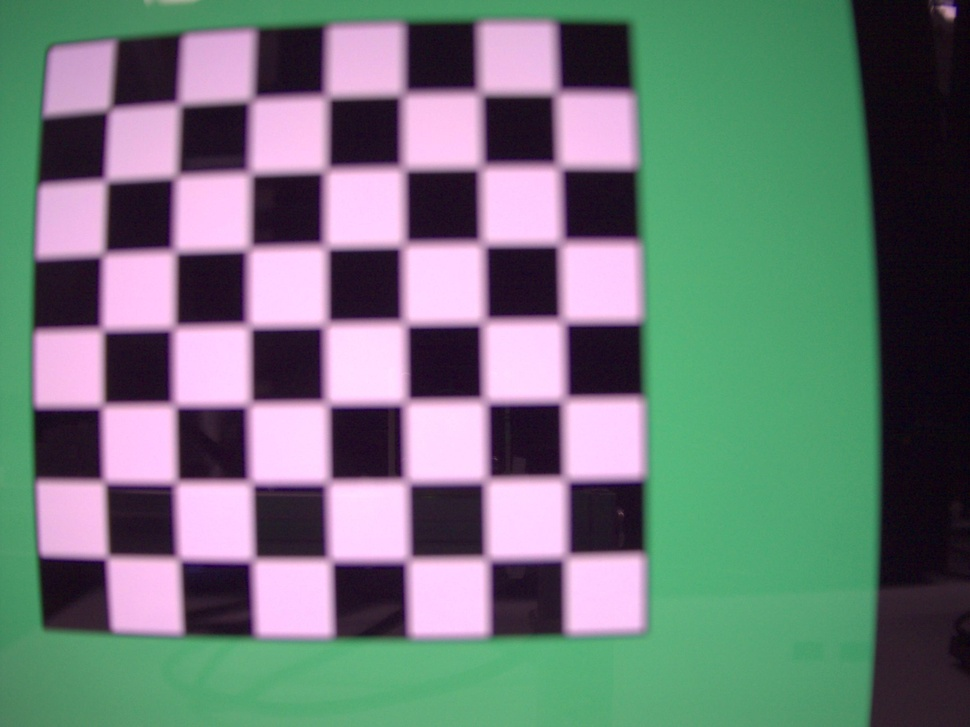
#> input picture lab3/raw/c_left.jpg, 970 x 727 px, shrunk from 2592 x 1944 before the run
$ python -i motion_blur.py   (imports and definitions only)
#> lines starting #> are read from the running program, lines starting #| are printed output that depends on the picture
import cv2
import numpy as np
from tqdm import tqdm

def blur(image, degree=12, angle=45):
    image = np.array(image)
    # 这里生成任意角度的运动模糊kernel的矩阵， degree越大，模糊程度越高
    M = cv2.getRotationMatrix2D((degree / 2, degree / 2), angle, 1)
    motion_blur_kernel = np.diag(np.ones(degree))
    motion_blur_kernel = cv2.warpAffine(motion_blur_kernel, M, (degree, degree))
    motion_blur_kernel = motion_blur_kernel / degree
    blurred = cv2.filter2D(image, -1, motion_blur_kernel)
    # convert to uint8
    cv2.normalize(blurred, blurred, 0, 255, cv2.NORM_MINMAX)
    blurred = np.array(blurred, dtype=np.uint8)
    return blurred

# [5 lines not run here, left out]

>>> import cv2
>>> picture = cv2.imread('../../../../lab3/raw/c_left.jpg')
#> picture is the input picture: shape (727, 970, 3); mean B, G, R 121.5, 121.9, 110.4
>>> result = blur(picture)
#> in blur, `blurred = cv2.filter2D(image, -1, motion_blur_kernel)`:
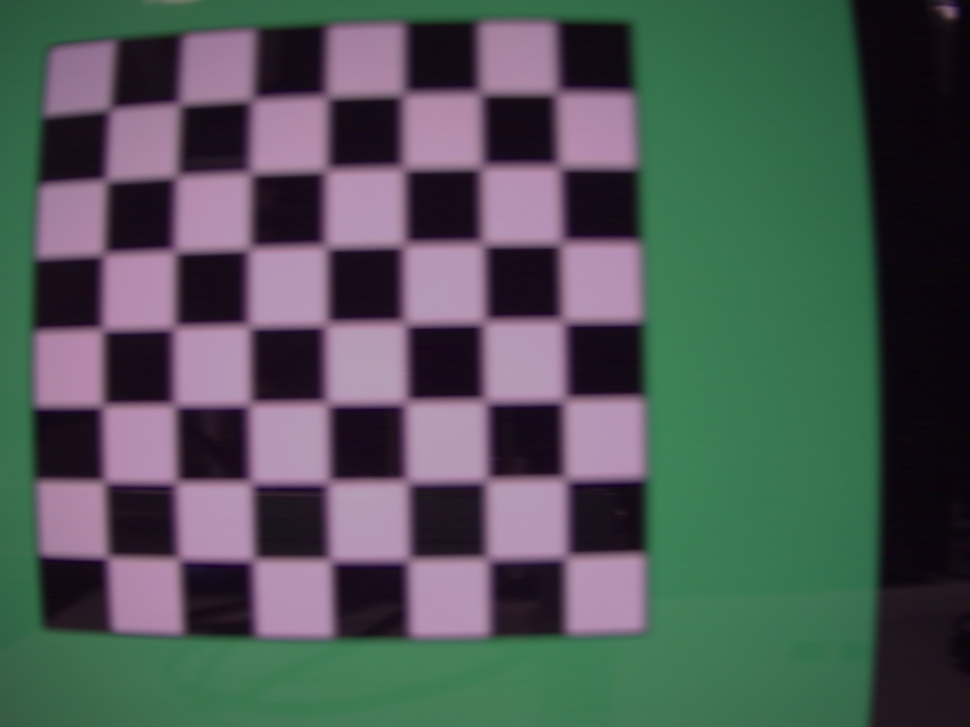
#> blurred: shape (727, 970, 3); mean B, G, R 86.7, 87, 78.8

$ run again, on lab3/raw/c_right.jpg
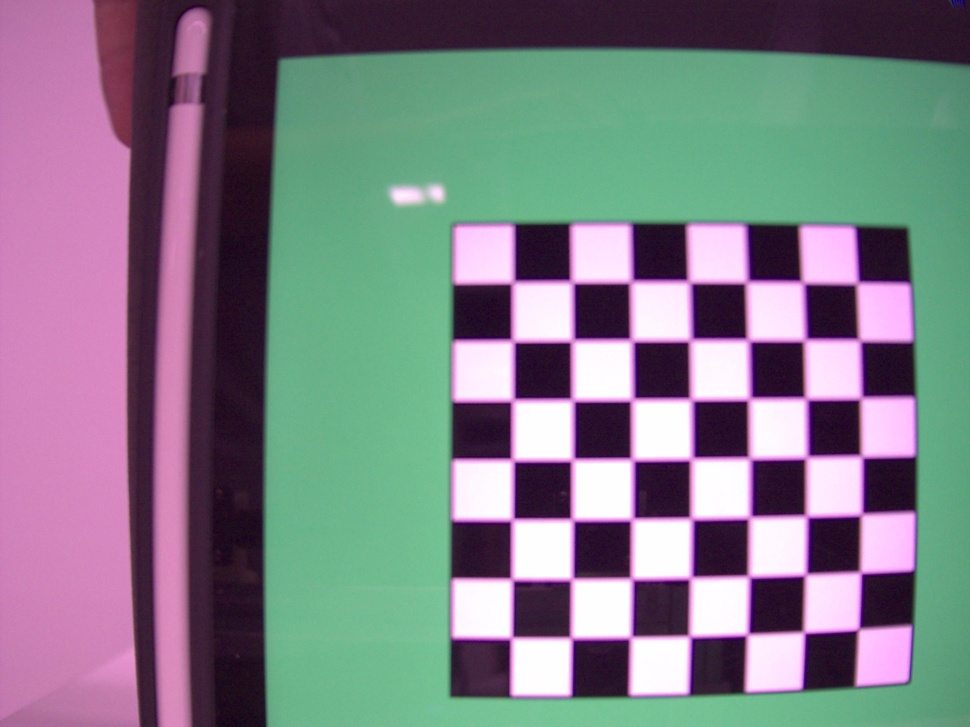
#> input picture lab3/raw/c_right.jpg, 970 x 727 px, shrunk from 2592 x 1944 before the run
#> picture is the input picture: shape (727, 970, 3); mean B, G, R 134.8, 126.1, 127.5
#> in blur, `blurred = cv2.filter2D(image, -1, motion_blur_kernel)`:
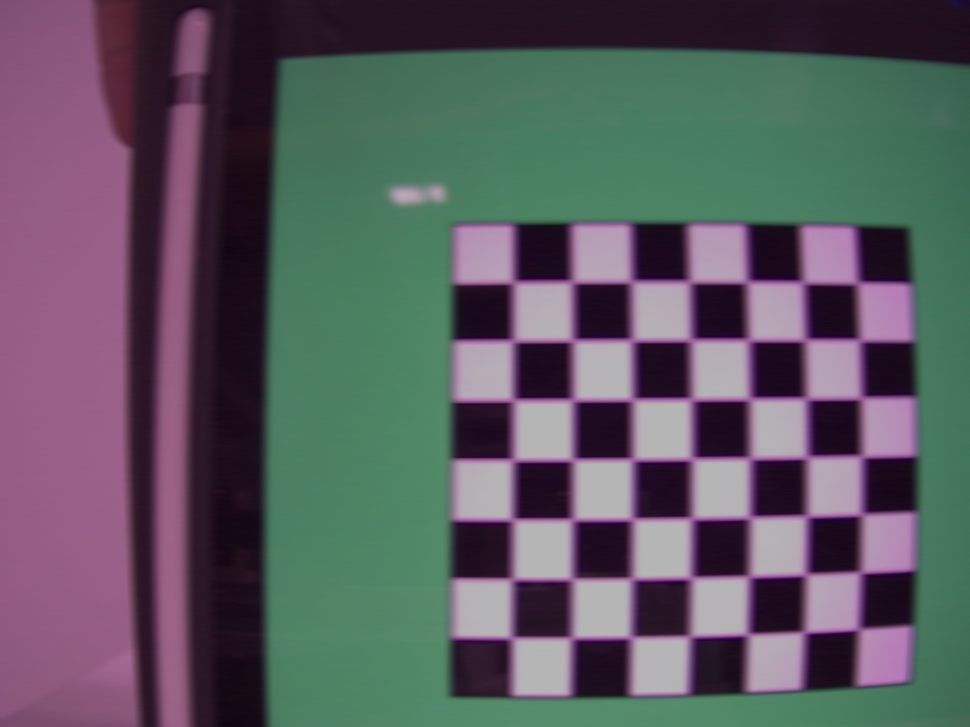
#> blurred: shape (727, 970, 3); mean B, G, R 96.2, 90, 91
#> in blur, `cv2.normalize(blurred, blurred, 0, 255, cv2.NORM_MINMAX)`:
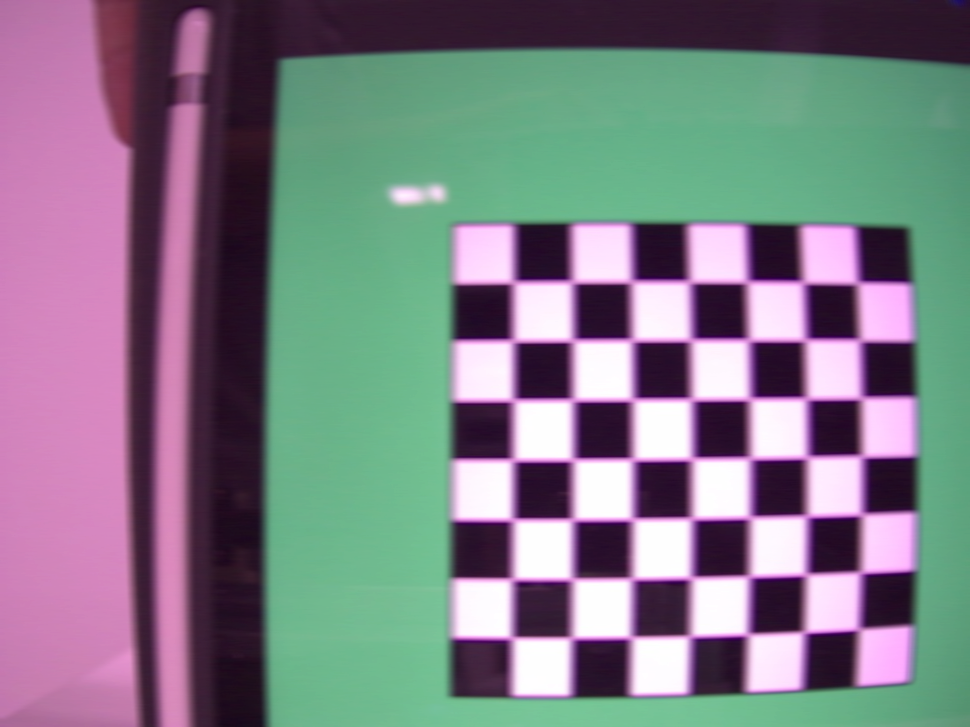
#> blurred: shape (727, 970, 3); mean B, G, R 134.9, 126.1, 127.5

$ run again, on lab3/raw/center1.jpg
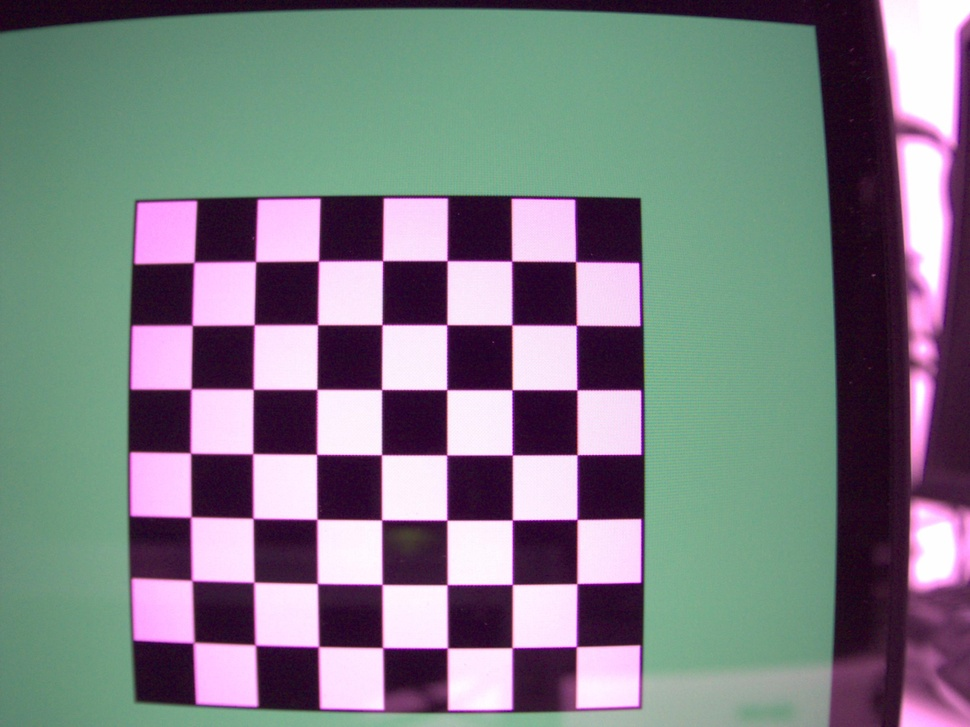
#> input picture lab3/raw/center1.jpg, 970 x 727 px, shrunk from 2592 x 1944 before the run
#> picture is the input picture: shape (727, 970, 3); mean B, G, R 132.4, 126.9, 124.7
#> in blur, `blurred = cv2.filter2D(image, -1, motion_blur_kernel)`:
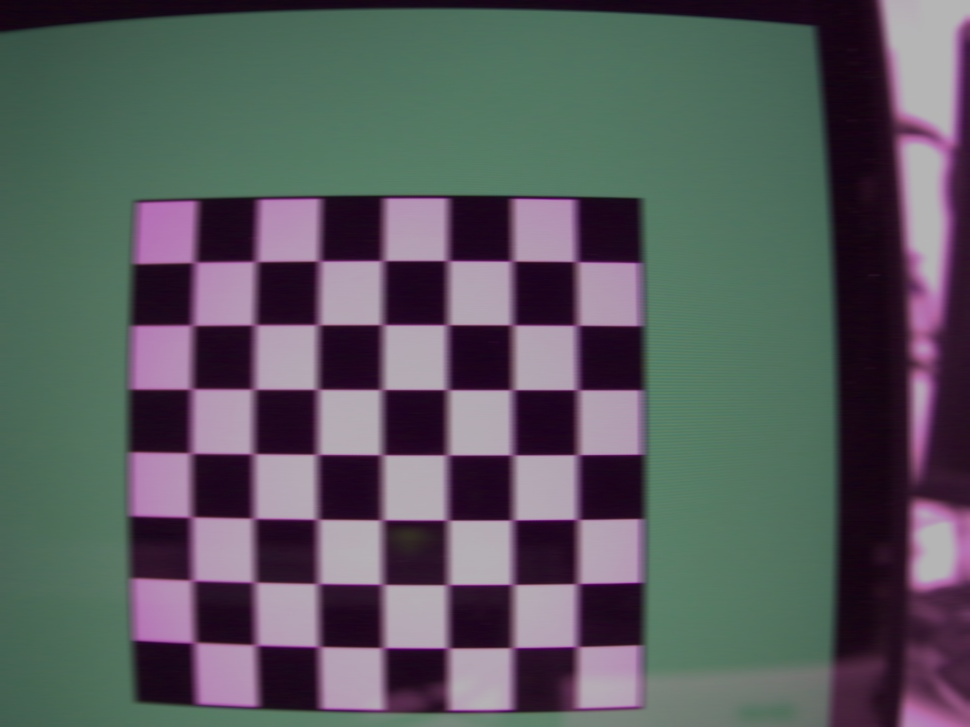
#> blurred: shape (727, 970, 3); mean B, G, R 94.4, 90.5, 88.9
#> in blur, `cv2.normalize(blurred, blurred, 0, 255, cv2.NORM_MINMAX)`:
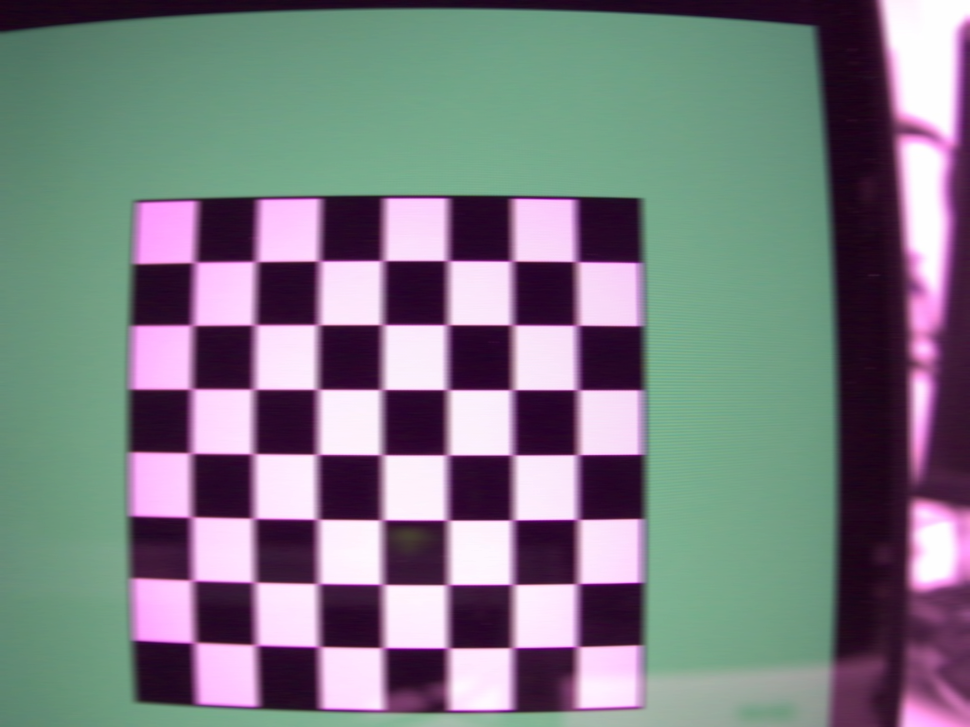
#> blurred: shape (727, 970, 3); mean B, G, R 131.7, 126.2, 123.9

$ run again, on lab3/raw/center2.jpg
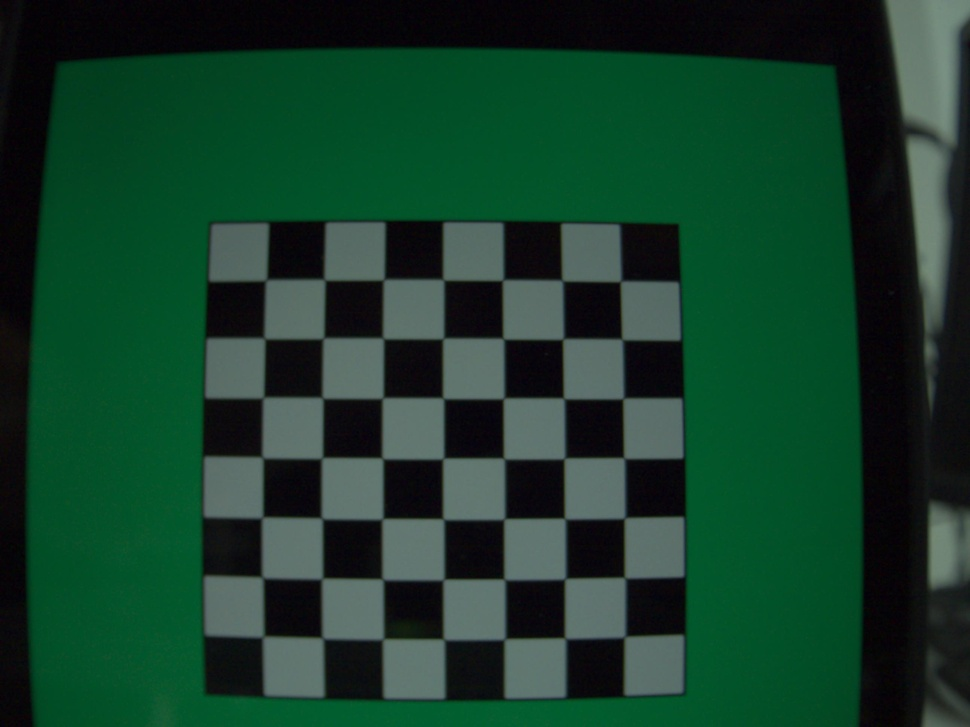
#> input picture lab3/raw/center2.jpg, 970 x 727 px, shrunk from 2592 x 1944 before the run
#> picture is the input picture: shape (727, 970, 3); mean B, G, R 43, 61.7, 22.7
#> in blur, `blurred = cv2.filter2D(image, -1, motion_blur_kernel)`:
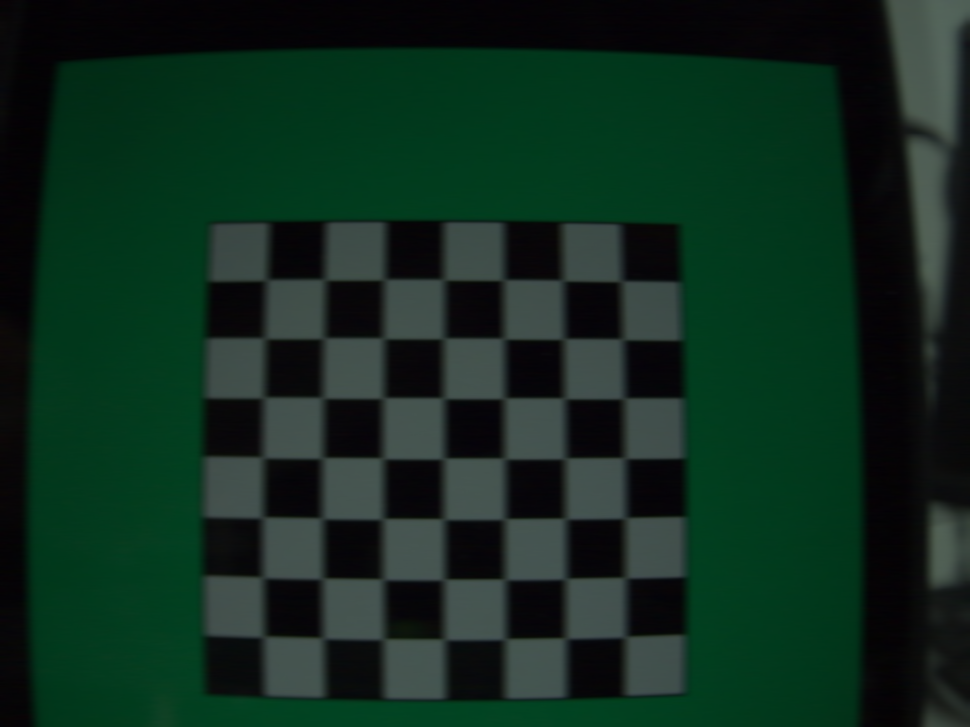
#> blurred: shape (727, 970, 3); mean B, G, R 30.7, 44, 16.2
#> in blur, `cv2.normalize(blurred, blurred, 0, 255, cv2.NORM_MINMAX)`:
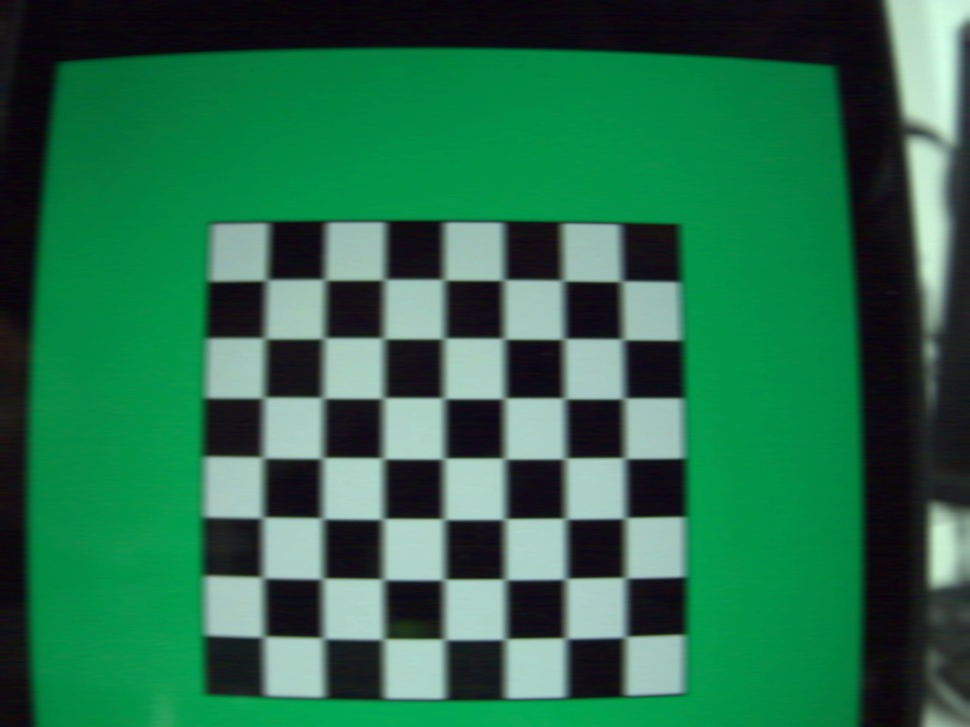
#> blurred: shape (727, 970, 3); mean B, G, R 76.6, 110.1, 40.3
